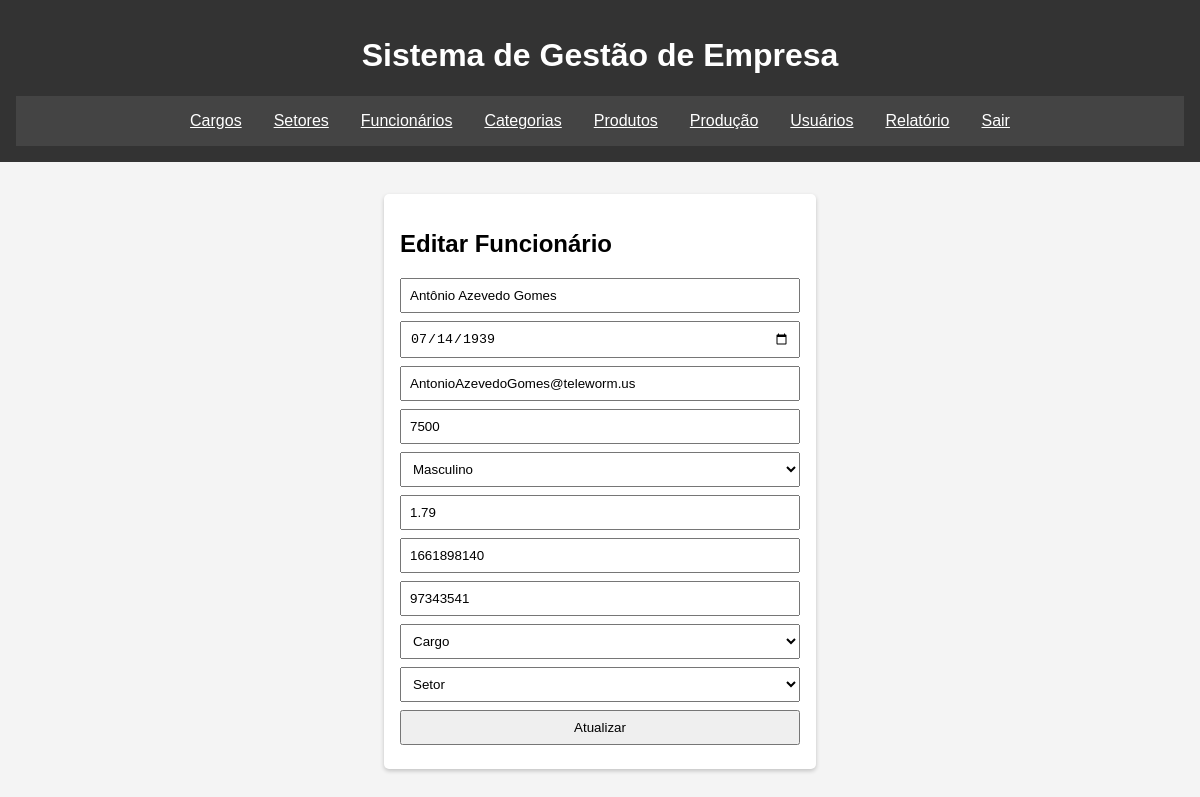
Page /salvar-funcionarios.php?id=1 (signed in) on the committed database.
### tables this page shows
CREATE TABLE `funcionarios` (
  `FuncionarioID` int(11) NOT NULL,
  `Nome` varchar(100) DEFAULT NULL,
  `DataNascimento` date DEFAULT NULL,
  `Email` varchar(255) DEFAULT NULL,
  `Ramal` varchar(4) DEFAULT NULL,
  `CargoID` int(11) DEFAULT NULL,
  `SetorID` int(11) DEFAULT NULL,
  `Salario` float DEFAULT NULL,
  `Sexo` varchar(1) DEFAULT NULL,
  `Altura` float NOT NULL DEFAULT 0,
  `CPF` varchar(15) NOT NULL DEFAULT '',
  `RG` varchar(15) NOT NULL DEFAULT ''
);

### salvar-funcionarios.php (the view, shortened to what this page needs)
<?php
include_once './include/conexao.php';
include_once './include/header.php';
$id = isset($_GET['id']) ? $_GET['id'] : null;
if ($id) {
    $sql = "SELECT * FROM funcionarios WHERE FuncionarioID = $id";
    $resultado = $conn->query($sql);
    $funcionario = $resultado->fetch_assoc();
}
?>
<main>
    <div id="funcionarios" class="tela">
        <form class="crud-form" method="POST" action="">
          <h2><?php echo $id ? 'Editar Funcionário' : 'Cadastro de Funcionário'; ?></h2>
          <input type="text" name="nome" placeholder="Nome" value="<?php echo $id ? $funcionario['Nome'] : ''; ?>" required>
          <input type="date" name="data_nascimento" placeholder="Data de Nascimento" value="<?php echo $id ? $funcionario['DataNascimento'] : ''; ?>" required>
          <input type="email" name="email" placeholder="Email" value="<?php echo $id ? $funcionario['Email'] : ''; ?>" required>
          <input type="number" name="salario" placeholder="Salário" value="<?php echo $id ? $funcionario['Salario'] : ''; ?>" required>
          <select name="sexo" required>
            <option value="M" <?php echo $id && $funcionario['Sexo'] == 'M' ? 'selected' : ''; ?>>Masculino</option>
          </select>
          <input type="number" name="altura" placeholder="Altura (cm)" value="<?php echo $id ? $funcionario['Altura'] : ''; ?>" required>
          <input type="text" name="cpf" placeholder="CPF" value="<?php echo $id ? $funcionario['CPF'] : ''; ?>" required>
          <input type="text" name="rg" placeholder="RG" value="<?php echo $id ? $funcionario['RG'] : ''; ?>" required>
          <select name="cargo" required>
            <option value="">Cargo</option>
          </select>
          <select name="setor" required>
            <option value="">Setor</option>
          </select>
          <button type="submit"><?php echo $id ? 'Atualizar' : 'Salvar'; ?></button>
        </form>
    </div>
</main>
<?php
include_once './include/footer.php';
?>

### assets/style.css (style rules this page uses)
body { font-family: Arial, sans-serif; background-color: #f4f4f4; margin: 0; padding: 0; }
.tela { padding: 2rem; }
.login-form, .crud-form { background-color: white; padding: 1rem; border-radius: 5px; max-width: 400px; margin: auto; box-shadow: 0 2px 4px rgba(0,0,0,0.2); }
input, textarea { display: block; width: 95%; margin: 0.5rem 0; padding: 0.5rem; }
button,select { display: block; width: 100%; margin: 0.5rem 0; padding: 0.5rem; }

### rows in the picture
funcionarios: nome "Antônio Azevedo Gomes", data_nascimento "07/14/1939", email "AntonioAzevedoGomes@teleworm.us", salario "7500", sexo "Masculino", altura "1.79", cpf "1661898140", rg "97343541"
